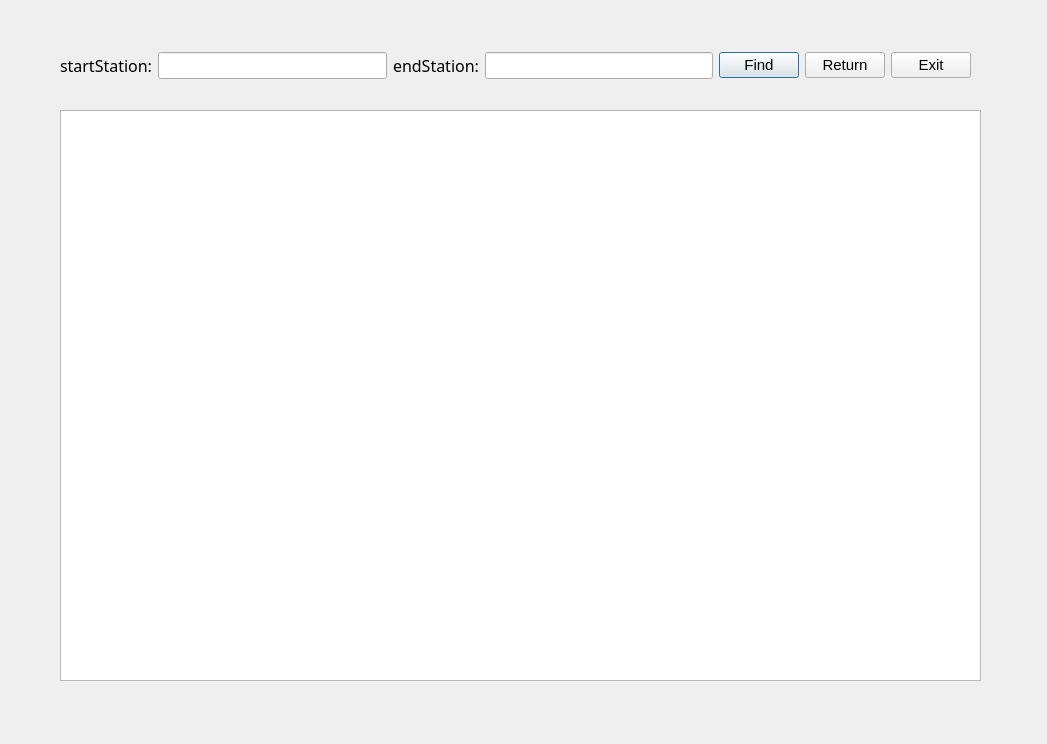
<?xml version="1.0" encoding="UTF-8"?>
<ui version="4.0">
 <class>Findpath</class>
 <widget class="QDialog" name="Findpath">
  <property name="geometry">
   <rect>
    <x>0</x>
    <y>0</y>
    <width>1047</width>
    <height>744</height>
   </rect>
  </property>
  <property name="windowTitle">
   <string>Dialog</string>
  </property>
  <widget class="QTextBrowser" name="textBrowser">
   <property name="geometry">
    <rect>
     <x>60</x>
     <y>110</y>
     <width>921</width>
     <height>571</height>
    </rect>
   </property>
  </widget>
  <widget class="QWidget" name="layoutWidget">
   <property name="geometry">
    <rect>
     <x>60</x>
     <y>40</y>
     <width>911</width>
     <height>51</height>
    </rect>
   </property>
   <layout class="QHBoxLayout" name="horizontalLayout">
    <item>
     <widget class="QLabel" name="label">
      <property name="font">
       <font>
        <family>黑体</family>
        <pointsize>12</pointsize>
       </font>
      </property>
      <property name="text">
       <string>startStation:</string>
      </property>
     </widget>
    </item>
    <item>
     <widget class="QLineEdit" name="lineEdit">
      <property name="font">
       <font>
        <family>Arial</family>
        <pointsize>12</pointsize>
       </font>
      </property>
      <property name="cursorPosition">
       <number>0</number>
      </property>
     </widget>
    </item>
    <item>
     <widget class="QLabel" name="label_2">
      <property name="font">
       <font>
        <family>黑体</family>
        <pointsize>12</pointsize>
       </font>
      </property>
      <property name="text">
       <string>endStation:</string>
      </property>
     </widget>
    </item>
    <item>
     <widget class="QLineEdit" name="lineEdit_2">
      <property name="font">
       <font>
        <family>Arial</family>
        <pointsize>12</pointsize>
       </font>
      </property>
      <property name="maxLength">
       <number>32768</number>
      </property>
      <property name="clearButtonEnabled">
       <bool>false</bool>
      </property>
     </widget>
    </item>
    <item>
     <widget class="QPushButton" name="pushButton_2">
      <property name="font">
       <font>
        <family>Arial</family>
        <pointsize>11</pointsize>
       </font>
      </property>
      <property name="text">
       <string>Find</string>
      </property>
     </widget>
    </item>
    <item>
     <widget class="QPushButton" name="pushButton">
      <property name="font">
       <font>
        <family>Arial</family>
        <pointsize>11</pointsize>
       </font>
      </property>
      <property name="text">
       <string>Return</string>
      </property>
     </widget>
    </item>
    <item>
     <widget class="QPushButton" name="pushButton_3">
      <property name="font">
       <font>
        <family>Arial</family>
        <pointsize>11</pointsize>
       </font>
      </property>
      <property name="text">
       <string>Exit</string>
      </property>
     </widget>
    </item>
   </layout>
  </widget>
 </widget>
 <resources/>
 <connections>
  <connection>
   <sender>pushButton_3</sender>
   <signal>clicked()</signal>
   <receiver>Findpath</receiver>
   <slot>close()</slot>
   <hints>
    <hint type="sourcelabel">
     <x>696</x>
     <y>628</y>
    </hint>
    <hint type="destinationlabel">
     <x>728</x>
     <y>587</y>
    </hint>
   </hints>
  </connection>
 </connections>
</ui>
